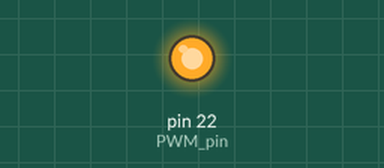
Recording of a sketch running on a simulated Arduino Mega 2560, built with avr-gcc and run on an emulated ATmega2560. Shown: output pins drawn as LEDs (lit = HIGH).

Above: at 0.1 s.
Timing chart, 0 to 1.6 s (numbered marks = the images above):
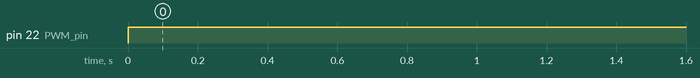

Measured:
- by itself, pin 22 (PWM_pin): LOW → HIGH at 0.00 s

The sketch:

Lab3StepperControl.ino
```cpp
int PWM_pin = 22;
int frequency = 10;
int delays;

void setup() {
  // put your setup code here, to run once:
  pinMode(PWM_pin, OUTPUT);
  delays = 1000/frequency / 2;
}

void loop() {
  // put your main code here, to run repeatedly:
//  digitalWrite(PWM_pin, HIGH);
//  delay(delays);
//  digitalWrite(PWM_pin, LOW);
//  delay(delays);
    digitalWrite(PWM_pin, HIGH);
}
```
